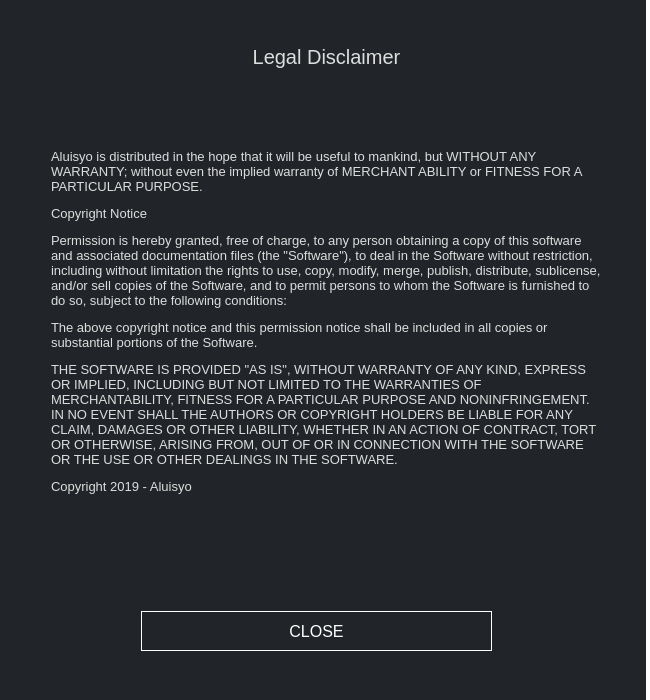
<?xml version="1.0" encoding="UTF-8"?>
<ui version="4.0">
 <class>DisclaimerDialog</class>
 <widget class="QDialog" name="DisclaimerDialog">
  <property name="geometry">
   <rect>
    <x>0</x>
    <y>0</y>
    <width>650</width>
    <height>700</height>
   </rect>
  </property>
  <property name="sizePolicy">
   <sizepolicy hsizetype="Fixed" vsizetype="Fixed">
    <horstretch>0</horstretch>
    <verstretch>0</verstretch>
   </sizepolicy>
  </property>
  <property name="minimumSize">
   <size>
    <width>300</width>
    <height>300</height>
   </size>
  </property>
  <property name="maximumSize">
   <size>
    <width>700</width>
    <height>900</height>
   </size>
  </property>
  <property name="windowTitle">
   <string>Legal Disclaimer</string>
  </property>
  <property name="styleSheet">
   <string notr="true">background-color: #212529; border-right: 4px solid white;</string>
  </property>
  <layout class="QVBoxLayout" name="verticalLayout" stretch="0">
   <item>
    <widget class="QGroupBox" name="groupBox">
     <property name="styleSheet">
      <string notr="true">border: 0px;</string>
     </property>
     <property name="title">
      <string/>
     </property>
     <widget class="QLabel" name="m_aboutLabel">
      <property name="geometry">
       <rect>
        <x>40</x>
        <y>80</y>
        <width>550</width>
        <height>461</height>
       </rect>
      </property>
      <property name="sizePolicy">
       <sizepolicy hsizetype="Preferred" vsizetype="Expanding">
        <horstretch>0</horstretch>
        <verstretch>0</verstretch>
       </sizepolicy>
      </property>
      <property name="font">
       <font>
        <pointsize>-1</pointsize>
       </font>
      </property>
      <property name="styleSheet">
       <string notr="true">color: #ddd;
border-right: 0px;
font-size: 13px;</string>
      </property>
      <property name="text">
       <string>&lt;html&gt;&lt;head/&gt;&lt;body&gt;&lt;p&gt;Aluisyo is distributed in the hope that it will be useful to mankind, but WITHOUT ANY WARRANTY; without even the implied warranty of MERCHANT ABILITY or FITNESS FOR A PARTICULAR PURPOSE.&lt;/p&gt;&lt;p&gt;Copyright Notice &lt;/p&gt;&lt;p&gt;Permission is hereby granted, free of charge, to any person obtaining a copy of this software and associated documentation files (the &amp;quot;Software&amp;quot;), to deal in the Software without restriction, including without limitation the rights to use, copy, modify, merge, publish, distribute, sublicense, and/or sell copies of the Software, and to permit persons to whom the Software is furnished to do so, subject to the following conditions: &lt;/p&gt;&lt;p&gt;The above copyright notice and this permission notice shall be included in all copies or substantial portions of the Software. &lt;/p&gt;&lt;p&gt;THE SOFTWARE IS PROVIDED &amp;quot;AS IS&amp;quot;, WITHOUT WARRANTY OF ANY KIND, EXPRESS OR IMPLIED, INCLUDING BUT NOT LIMITED TO THE WARRANTIES OF MERCHANTABILITY, FITNESS FOR A PARTICULAR PURPOSE AND NONINFRINGEMENT. IN NO EVENT SHALL THE AUTHORS OR COPYRIGHT HOLDERS BE LIABLE FOR ANY CLAIM, DAMAGES OR OTHER LIABILITY, WHETHER IN AN ACTION OF CONTRACT, TORT OR OTHERWISE, ARISING FROM, OUT OF OR IN CONNECTION WITH THE SOFTWARE OR THE USE OR OTHER DEALINGS IN THE SOFTWARE.&lt;/p&gt;&lt;p&gt;Copyright 2019 - Aluisyo&lt;/p&gt;&lt;/body&gt;&lt;/html&gt;</string>
      </property>
      <property name="textFormat">
       <enum>Qt::RichText</enum>
      </property>
      <property name="wordWrap">
       <bool>true</bool>
      </property>
      <property name="openExternalLinks">
       <bool>true</bool>
      </property>
     </widget>
     <widget class="QPushButton" name="m_okButton">
      <property name="geometry">
       <rect>
        <x>130</x>
        <y>600</y>
        <width>351</width>
        <height>40</height>
       </rect>
      </property>
      <property name="minimumSize">
       <size>
        <width>125</width>
        <height>31</height>
       </size>
      </property>
      <property name="font">
       <font/>
      </property>
      <property name="styleSheet">
       <string notr="true">QPushButton#m_okButton {color: white; background-color: #1; border: 1px solid white; font-size: 16px;}

QPushButton#m_okButton:hover {color: white; background-color: #1; border: 2px solid white; font-size: 16px;}</string>
      </property>
      <property name="text">
       <string>CLOSE</string>
      </property>
     </widget>
     <widget class="QLabel" name="label_3">
      <property name="geometry">
       <rect>
        <x>40</x>
        <y>30</y>
        <width>551</width>
        <height>31</height>
       </rect>
      </property>
      <property name="font">
       <font>
        <pointsize>-1</pointsize>
       </font>
      </property>
      <property name="styleSheet">
       <string notr="true">color: #ddd;
border-right: 0px;
font-size: 20px;</string>
      </property>
      <property name="text">
       <string>Legal Disclaimer</string>
      </property>
      <property name="alignment">
       <set>Qt::AlignCenter</set>
      </property>
     </widget>
    </widget>
   </item>
  </layout>
 </widget>
 <resources/>
 <connections>
  <connection>
   <sender>m_okButton</sender>
   <signal>clicked()</signal>
   <receiver>DisclaimerDialog</receiver>
   <slot>accept()</slot>
   <hints>
    <hint type="sourcelabel">
     <x>538</x>
     <y>285</y>
    </hint>
    <hint type="destinationlabel">
     <x>294</x>
     <y>156</y>
    </hint>
   </hints>
  </connection>
 </connections>
</ui>
